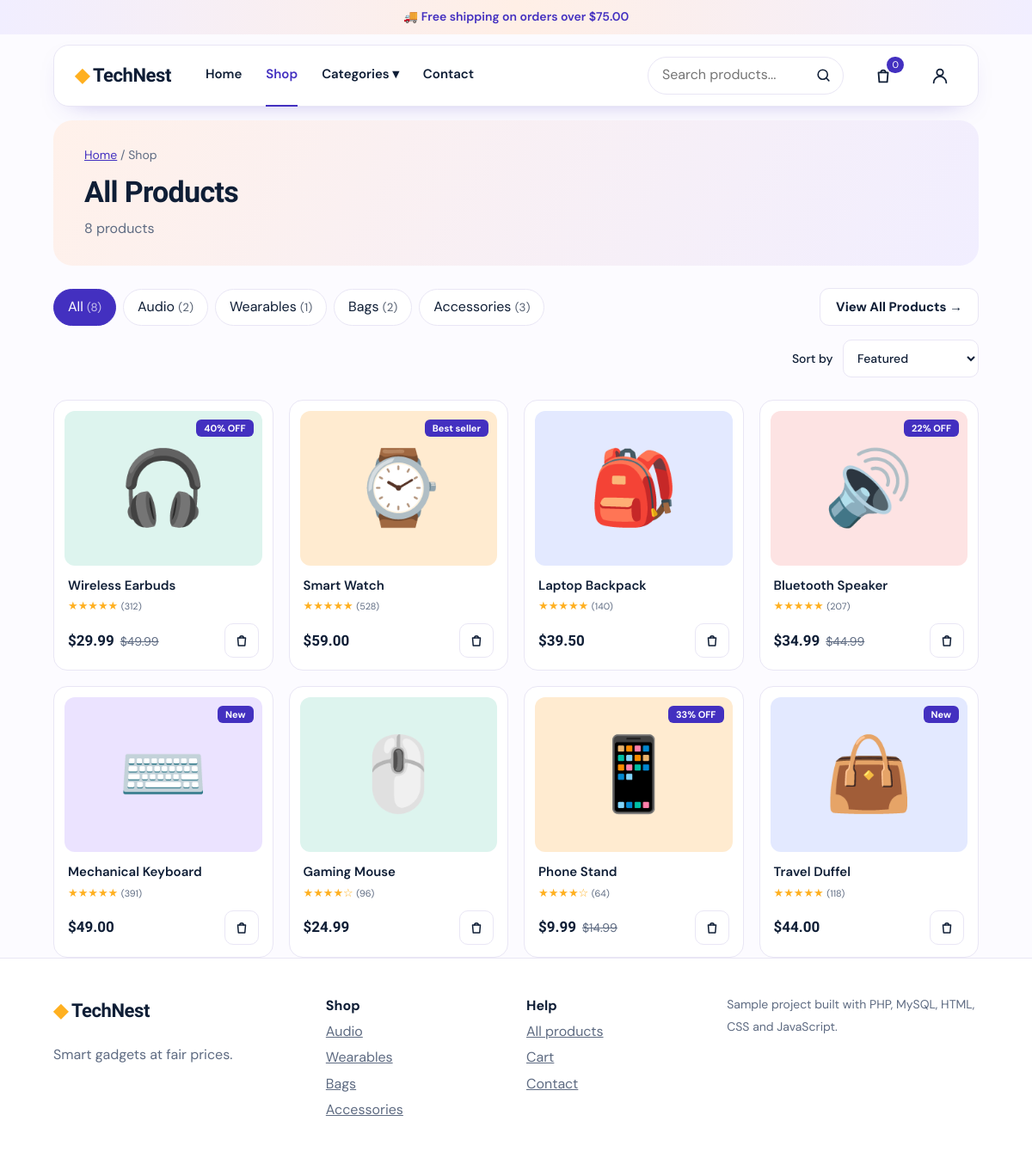
The page /shop.php on the database its author committed.
### tables this page shows
CREATE TABLE IF NOT EXISTS products (
  id INT PRIMARY KEY AUTO_INCREMENT, name VARCHAR(120) NOT NULL, price DECIMAL(8,2) NOT NULL,
  old_price DECIMAL(8,2) NOT NULL DEFAULT 0, cat VARCHAR(60) NOT NULL, emoji VARCHAR(16), image VARCHAR(255) DEFAULT NULL,
  rating DECIMAL(2,1) DEFAULT 4.5, reviews INT DEFAULT 0, badge VARCHAR(30) DEFAULT '',
  bg VARCHAR(9) DEFAULT '#EEF2F7', description TEXT
);

### card.php (the view, shortened to what this page needs)
<?php
function product_card($p) {
  $disc = ((float)$p['old'] > (float)$p['price'] && (float)$p['old'] > 0) ? round((1 - $p['price'] / $p['old']) * 100) : 0;
  $tag = $disc ? $disc.'% OFF' : ($p['badge'] ?: '');
  $url = 'product.php?id='.(int)$p['id'];
  ob_start(); ?>
  <article class="pcard">
    <a class="pimg" href="<?= $url ?>" style="background:<?= e($p['bg']) ?>" aria-label="<?= e($p['name']) ?>"><?= pic($p) ?>
      <?php if ($tag): ?><span class="pbadge"><?= e($tag) ?></span><?php endif; ?></a>
    <h3><a href="<?= $url ?>"><?= e($p['name']) ?></a></h3>
    <p class="stars"><?= stars($p['rating']) ?> <small>(<?= (int)$p['reviews'] ?>)</small></p>
    <form class="pbottom" method="post" action="cart.php">
      <div class="price"><b><?= money($p['price']) ?></b><?php if ((float)$p['old'] > 0): ?><s><?= money($p['old']) ?></s><?php endif; ?></div>
      <button class="cartbtn" aria-label="Add <?= e($p['name']) ?> to cart"><svg width="18" height="18" viewBox="0 0 24 24" fill="none" stroke="currentColor" stroke-width="2" stroke-linecap="round" stroke-linejoin="round"><path d="M6 8h12l-1 12H7L6 8Z"/><path d="M9 8a3 3 0 0 1 6 0"/></svg></button>
    </form>
  </article>
<?php return ob_get_clean(); }

### shop.php (shortened to what this page needs)
<?php require_once 'data.php'; require_once 'card.php';
$cat = $_GET['cat'] ?? ''; $q = trim($_GET['q'] ?? ''); $sort = $_GET['sort'] ?? '';
$counts = []; foreach ($products as $p) $counts[$p['cat']] = ($counts[$p['cat']] ?? 0) + 1;
$list = array_values(array_filter($products, fn($p) => ($cat === '' || $p['cat'] === $cat) && ($q === '' || stripos($p['name'].' '.$p['cat'], $q) !== false)));
include 'header.php'; ?>
<main class="wrap">
  <div class="shophero"><p class="crumb" style="margin:0 0 6px"><a href="index.php">Home</a> / Shop<?= $cat ? ' / '.e($cat) : '' ?></p>
    <h1><?= $cat ? e($cat) : 'All Products' ?></h1><p class="muted" style="margin:4px 0 0"><?= count($list) ?> product<?= count($list) === 1 ? '' : 's' ?><?= $q !== '' ? ' for "'.e($q).'"' : '' ?></p></div>
  <div class="sechead" style="margin-top:26px">
    <div class="chips"><a class="chip <?= $cat === '' ? 'active' : '' ?>" href="shop.php">All <small>(<?= count($products) ?>)</small></a>
      <?php foreach ($counts as $name => $n): ?><a class="chip <?= $cat === $name ? 'active' : '' ?>" href="shop.php?cat=<?= urlencode($name) ?>"><?= e($name) ?> <small>(<?= $n ?>)</small></a><?php endforeach; ?></div>
    <a class="btn out" href="shop.php">View All Products →</a>
  </div>
  <form class="sortbar" method="get">
    <label class="inl">Sort by <select name="sort" onchange="this.form.submit()">
      <?php foreach (['' => 'Featured', 'new' => 'Newest', 'low' => 'Price: low to high', 'high' => 'Price: high to low', 'rate' => 'Top rated'] as $k => $v): ?><option value="<?= $k ?>" <?= $sort === $k ? 'selected' : '' ?>><?= $v ?></option><?php endforeach; ?></select></label>
  </form>
  <?php if (!$list): ?><p class="muted" style="padding:30px 0">No products found. <a href="shop.php" style="color:var(--brand)">View all products</a></p>
  <?php else: ?><div class="grid4"><?php foreach ($list as $p) echo product_card($p); ?></div><?php endif; ?>
</main>
<?php include 'footer.php'; ?>

### data.php (shortened to what this page needs)
<?php
try {
  $pdo = new PDO('mysql:host='.DB_HOST.';dbname='.DB_NAME.';charset=utf8mb4', DB_USER, DB_PASS,
    [PDO::ATTR_ERRMODE=>PDO::ERRMODE_EXCEPTION, PDO::ATTR_DEFAULT_FETCH_MODE=>PDO::FETCH_ASSOC]);
} catch (PDOException $x) {
  http_response_code(500);
  exit('Database not ready. Check config.php, then open <a href="setup.php">setup.php</a> once.');
}
$products = $pdo->query('SELECT id,name,price,old_price AS old,cat,emoji,image,rating,reviews,badge,bg,description AS `desc` FROM products ORDER BY id')->fetchAll();
function e($s){ return htmlspecialchars((string)$s, ENT_QUOTES, 'UTF-8'); }
function money($n){ return '$'.number_format($n,2); }
function stars($r){ $f=(int)round($r); return str_repeat('★',$f).str_repeat('☆',5-$f); }
function pic($p){ return !empty($p['image']) ? '<img src="uploads/'.e($p['image']).'" alt="'.e($p['name']).'" loading="lazy">' : e($p['emoji']); }

### style.css (style rules this page uses)
:root { --bg:#F7F8FB;--card:#fff;--ink:#0F1E36;--mute:#5E6B82;--line:#E2E7F0;--brand:#0B6E6E;--brand2:#095858;--amber:#FFB020;--red:#E5484D }
* { box-sizing:border-box }
html { scroll-behavior:smooth }
body { margin:0;background:var(--bg);color:var(--ink);font:16px/1.55 'DM Sans',system-ui,sans-serif }
h1,h2,h3,.logo { font-family:'Sora',system-ui,sans-serif;letter-spacing:-.02em }
a { color:inherit }
.wrap { max-width:1120px;margin:0 auto;padding:0 22px }
.btn { background:var(--brand);color:#fff;border:0;border-radius:11px;padding:11px 18px;font:700 15px 'DM Sans',sans-serif;cursor:pointer;text-decoration:none;display:inline-block;transition:background .2s }
select,input,textarea { padding:11px 12px;border:1px solid var(--line);border-radius:10px;font:inherit;background:#fff;color:var(--ink) }
.chip { border:1px solid var(--line);background:#fff;border-radius:99px;padding:8px 16px;cursor:pointer;font:inherit;transition:.2s }
.chip.active { background:var(--ink);color:#fff;border-color:var(--ink) }
.stars { margin:2px 0 12px;color:var(--amber);font-size:15px }
.stars small { color:var(--mute) }
.price b { font-size:20px;font-family:'Sora' }
.price s { color:var(--mute);margin-left:7px;font-size:14px }
.muted { color:var(--mute) }
label { display:block;font-weight:700;font-size:14px;margin-bottom:10px }
.crumb { color:var(--mute);font-size:14px;margin:26px 0 14px }
.crumb a { color:var(--brand) }
.inl { display:inline;font-weight:500 }
:root { --bg:#FCFBFF;--brand:#4330C0;--brand2:#33229A;--soft:#F1EEFF;--line:#E9E6F5 }
.btn.out { background:#fff;color:var(--ink);border:1px solid var(--line) }
.sechead { display:flex;justify-content:space-between;align-items:flex-end;gap:16px;flex-wrap:wrap;margin:64px 0 22px }
.grid4 { display:grid;grid-template-columns:repeat(4,1fr);gap:18px }
.pcard { background:#fff;border:1px solid var(--line);border-radius:16px;padding:12px;transition:transform .2s,box-shadow .2s }
.pimg { position:relative;display:grid;place-items:center;height:180px;border-radius:12px;font-size:84px;overflow:hidden;text-decoration:none }
.pbadge { position:absolute;top:10px;right:10px;background:var(--brand);color:#fff;font:700 11px 'DM Sans';border-radius:6px;padding:3px 9px }
.pcard h3 { font-family:'DM Sans';font-size:15px;font-weight:600;margin:12px 4px 2px;letter-spacing:0 }
.pcard h3 a { text-decoration:none }
.pcard .stars { margin:0 4px 10px;font-size:13px }
.pbottom { display:flex;justify-content:space-between;align-items:center;margin:0 4px 2px }
.pbottom .price b { font-size:17px;color:var(--ink) }
.cartbtn { width:40px;height:40px;border-radius:10px;border:1px solid var(--line);background:#fff;cursor:pointer;display:grid;place-items:center;color:var(--ink);transition:.2s }
.shophero { background:linear-gradient(120deg,#FFF1EA,#F1EEFF);border-radius:22px;padding:30px 36px;margin-top:16px }
.shophero h1 { font-size:34px;margin:0 }
.chips { display:flex;gap:8px;flex-wrap:wrap }
a.chip { text-decoration:none;color:var(--ink);display:inline-block }
.chip small { opacity:.7 }
.chip.active { background:var(--brand);border-color:var(--brand);color:#fff }
.sortbar { display:flex;justify-content:flex-end;margin:-6px 0 16px }
.sortbar select { width:auto;margin-left:8px }
.sechead .chips { flex:1 }

### rows shown on the page
products: emoji "🎧", tag "40% OFF", name "Wireless Earbuds", rating "★★★★★", reviews "312", price "$29.99", old_price "$49.99"
products: emoji "⌚", badge "Best seller", name "Smart Watch", rating "★★★★★", reviews "528", price "$59.00"
products: emoji "🎒", name "Laptop Backpack", rating "★★★★★", reviews "140", price "$39.50"
products: emoji "🔊", tag "22% OFF", name "Bluetooth Speaker", rating "★★★★★", reviews "207", price "$34.99", old_price "$44.99"
products: emoji "⌨️", badge "New", name "Mechanical Keyboard", rating "★★★★★", reviews "391", price "$49.00"
products: emoji "🖱️", name "Gaming Mouse", rating "★★★★☆", reviews "96", price "$24.99"
products: emoji "📱", tag "33% OFF", name "Phone Stand", rating "★★★★☆", reviews "64", price "$9.99", old_price "$14.99"
products: emoji "👜", badge "New", name "Travel Duffel", rating "★★★★★", reviews "118", price "$44.00"

### other values the page prints
money(FREE_SHIP) "$75.00"
cart_count() "0"
count($list) "8"
count($products) "8"
$name "Audio"
$n "2"
$name "Wearables"
$n "1"
$name "Bags"
$name "Accessories"
$n "3"
$c "Audio"
$c "Wearables"
$c "Bags"
$c "Accessories"
